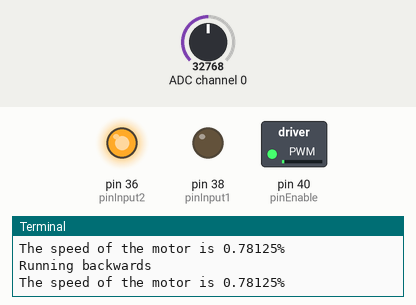
Bench run of a program on a simulated Raspberry Pi (header pin numbers). Parts: switched loads named in the program (green lamp = pin HIGH), output pins drawn as LEDs (lit = HIGH), the last lines printed to the terminal. The test bench sets the inputs (shaded band); at power-on: ADC channel 0 = 32768 (analog values on the 0–65535 scale).

Above: at 1.2 s.
1.3 s: ADC channel 0 set to 32896
At 2.2 s:
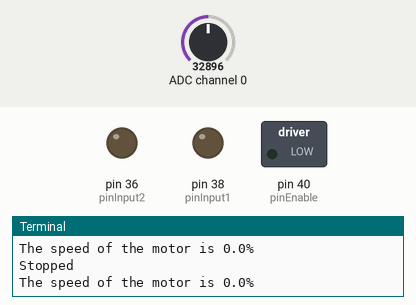
2.8 s: ADC channel 0 set to 45874
At 4.0 s:
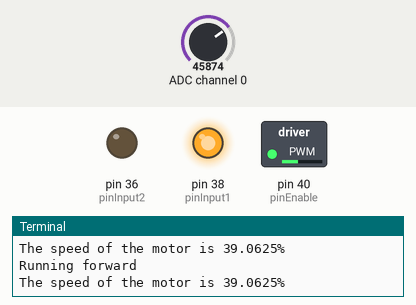
4.3 s: ADC channel 0 set to 57670
At 4.9 s:
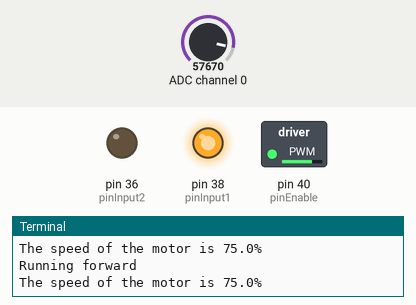
5.8 s: ADC channel 0 set to 65535
At 6.9 s:
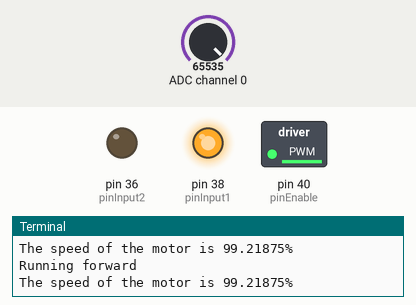
7.3 s: ADC channel 0 set to 19660
At 8.5 s:
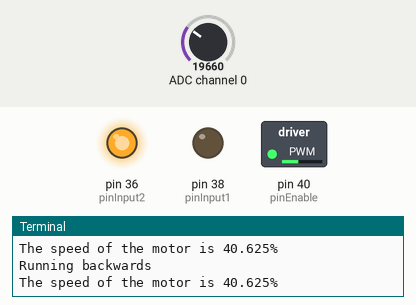
8.8 s: ADC channel 0 set to 32767
At 9.5 s:
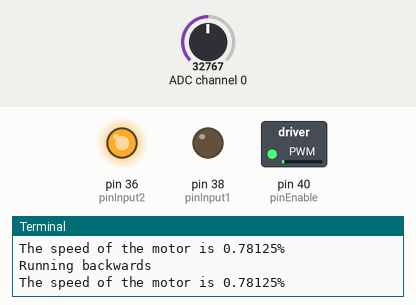
Timing chart, 0 to 11.3 s (numbered marks = the images above; inputs shaded):
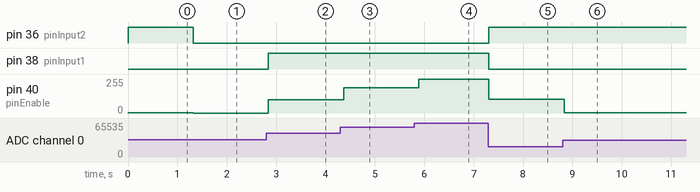

The program:

motor2.py
```python
import RPi.GPIO as gpio
import time
import smbus

interval = 0.1
pinInput1 = 38
pinInput2 = 36
pinEnable = 40

address = 0x48
bus = smbus.SMBus(1)
command = 0x40

def setup():
    global motorPWM
    gpio.setmode(gpio.BOARD)
    gpio.setup(pinInput1, gpio.OUT)
    gpio.setup(pinInput2, gpio.OUT)
    gpio.setup(pinEnable, gpio.OUT)

    motorPWM = gpio.PWM(pinEnable, 207)
    motorPWM.start(0)

def start():
    setup()
    try:
        loop()
    except KeyboardInterrupt:
        end()

def analogRead(channel):
    value = bus.read_byte_data(address, command + channel)
    value = bus.read_byte_data(address, command + channel)
    return value

def mapRanges(value, fromMin, fromMax, toMin, toMax):
    return (toMax - toMin) * (value - fromMin) / (fromMax - fromMin) + toMin

def loop():
    while 1:
        value = analogRead(0)
        runMotor(value)
        time.sleep(interval)

# Determines the direction and intensity of the motor. It runs 128 to one direction and 128 to the other.
def runMotor(analogInput):
    intensity = analogInput - 128

    # If we are running it in the right direction meaning 0 to 128 max, these if statements are just to control direction or to stop it
    if intensity > 0:
        gpio.output(pinInput1, gpio.HIGH)
        gpio.output(pinInput2, gpio.LOW)
        print('Running forward')
    elif intensity < 0:
        gpio.output(pinInput1, gpio.LOW)
        gpio.output(pinInput2, gpio.HIGH)
        print('Running backwards')
    elif intensity == 0:
        gpio.output(pinInput1, gpio.LOW)
        gpio.output(pinInput2, gpio.LOW)
        print('Stopped')

    # Here's where we determine the speed of the motor
    speedConverted = mapRanges(abs(intensity), 0, 128, 0, 100)
    motorPWM.ChangeDutyCycle(speedConverted)
    print('The speed of the motor is {}%'.format(speedConverted))

def end():
    motorPWM.stop()
    bus.close()
    gpio.cleanup()

start()
```

Measured:
- the behaviour switches between 32880 and 32896 on ADC channel 0 (found by bisection; images 0 and 1)
- after the input at 1.3 s, pin 36 (pinInput2): HIGH → LOW at once; pin 40 (pinEnable): 2/255 → 0/255 at once
- after the input at 2.8 s, pin 38 (pinInput1): LOW → HIGH at once; pin 40 (pinEnable): 0/255 → 100/255 at once
- after the input at 4.3 s, pin 40 (pinEnable): 100/255 → 191/255 after 0.06 s
- after the input at 5.8 s, pin 40 (pinEnable): 191/255 → 253/255 after 0.09 s
- after the input at 7.3 s, pin 36 (pinInput2): LOW → HIGH at once; pin 38 (pinInput1): HIGH → LOW at once; pin 40 (pinEnable): 253/255 → 104/255 at once
- after the input at 8.8 s, pin 40 (pinEnable): 104/255 → 2/255 at once
